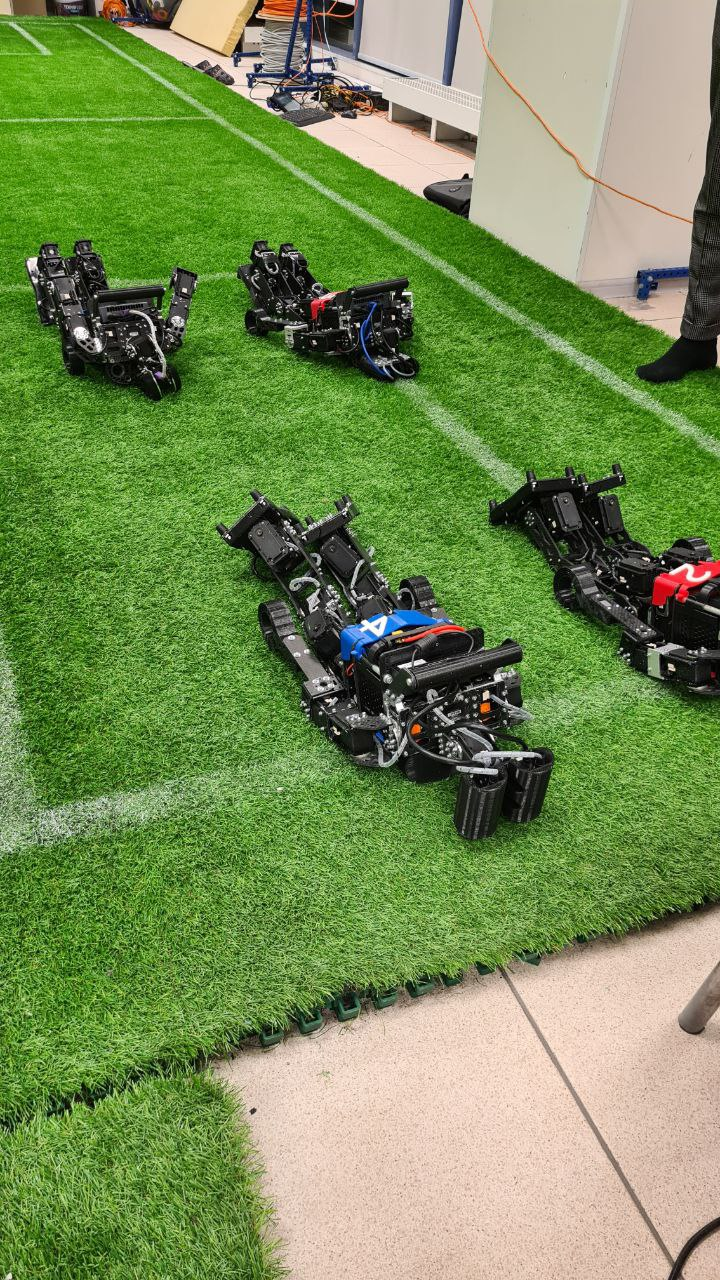
#> input picture homework/sahrs_on_the_field.jpg, 720 x 1280 px
$ jupyter execute --allow-errors cv_hw2_ipynb.ipynb   (shell and % lines are left out)
#> lines starting #> are read from the running program, lines starting #| are printed output that depends on the picture; after the words box and inside, x2 and y2 are one past the last pixel; in counts of white or black regions, pixels touching at a corner belong together
<a href="https://colab.research.google.com/github/naoresh/robofootball/blob/cv_hw/homework/cv_hw2_ipynb.ipynb" target="_parent"></a>

# Домашее задание 2

В домашнем задании по классическому зрению мы продолжим работать с естественными изображениями. На этот раз нас будет интересовать изображение *sahrs_on_the_field.jpg*, лежащее в репозитории рядом с ноутбуком. Задание посвящено обработке бинарной маски. Оно состоит из трех частей, начиная с совсем простого и заканчивая тем, которому наверняка нужно будет посвятить некоторое время.

- Загрузите изображение и переведите его в цветовое пространство HSV

- Настройте цветовой фильтр на лежащих на поле роботов. Скорее всего маска получится изрядно зашумленной. Удалите шум с помощью морфологических операций, выводя все промежуточные этапы на экран. Морфологических операций на самом деле много, рекомендуем к чтению документацию https://docs.opencv.org/4.x/d9/d61/tutorial_py_morphological_ops.html

- Удалите шум с помощью фильтрации связных компонент, пользуясь указаниями в первом ответе по ссылке https://stackoverflow.com/questions/35854197/how-to-use-opencvs-connectedcomponentswithstats-in-python

После выполнения закоммитьте задание в ветку *cv_hw* в своем репозитории.

[cell 1]
from google.colab import drive
drive.mount('/content/drive')

[cell 2]
import cv2
import time
import math
from ipywidgets import interactive
import matplotlib.pyplot as plt
import numpy as np

WIND_X = 800
WIND_Y = 500

#canvas = np.ones((WIND_X, WIND_Y, 3), np.uint8) * 50

canvas = cv2.imread("sahrs_on_the_field.jpg")# [100:500, 200:300, :]
#> canvas is the input picture: shape (1280, 720, 3); mean B, G, R 83.8, 141.6, 117.9

#plt.pause(0.05)
#plt.clf()

[cell 3]
print(canvas.shape, type(canvas[0, 0, 0]))
#| (1280, 720, 3) <class 'numpy.uint8'>

[cell 4]
img = cv2.cvtColor(canvas, cv2.COLOR_BGR2RGB)
kernel = np.ones((5,5),np.uint8)


#print(img.shape)

plt.figure(figsize=(12, 11))

#color scheme (gray)
plt.imshow(img)
plt.show()

mask = cv2.inRange(img, (120, 130, 80), (230, 250, 200))
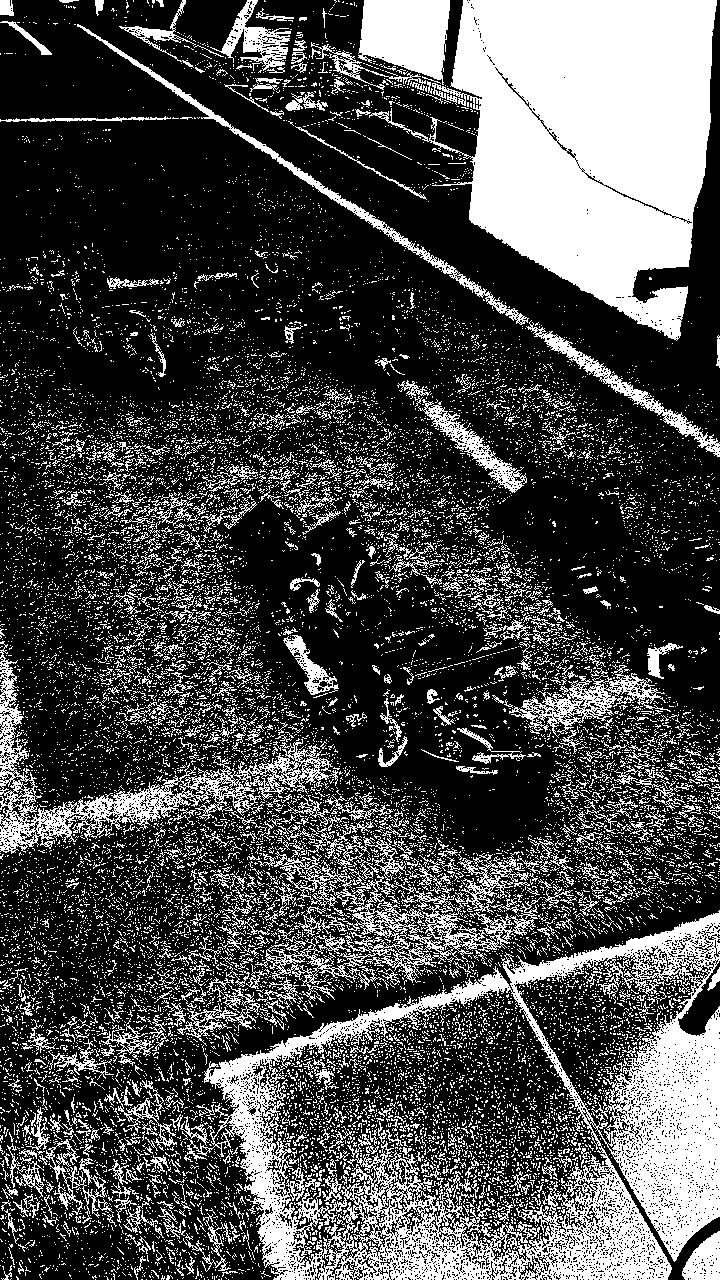
#> mask: shape (1280, 720); 29% white; 18699 white regions (17858 under 20 px), largest, box (x1, y1, x2, y2) and area: (369, 0, 717, 341) 66276, (184, 910, 720, 1280) 58430, (0, 641, 338, 854) 9683
#> the sliders are set to rl = 127, gl = 127, bl = 127, rh = 127, gh = 127, bh = 127

# [4 lines of commented-out code are left out]

plt.figure(figsize=(12, 11))
plt.imshow(mask, cmap="gray")
plt.show()

[cell 5]
import cv2
import time
import math
from ipywidgets import interactive
import matplotlib.pyplot as plt
import numpy as np

def f(rl, gl, bl, rh, gh, bh):
    # [5 lines of commented-out code are left out]

#> called with rl = 127, gl = 127, bl = 127, rh = 127, gh = 127, bh = 127
    mask = cv2.inRange(img, (rl, gl, bl), (rh, gh, bh))
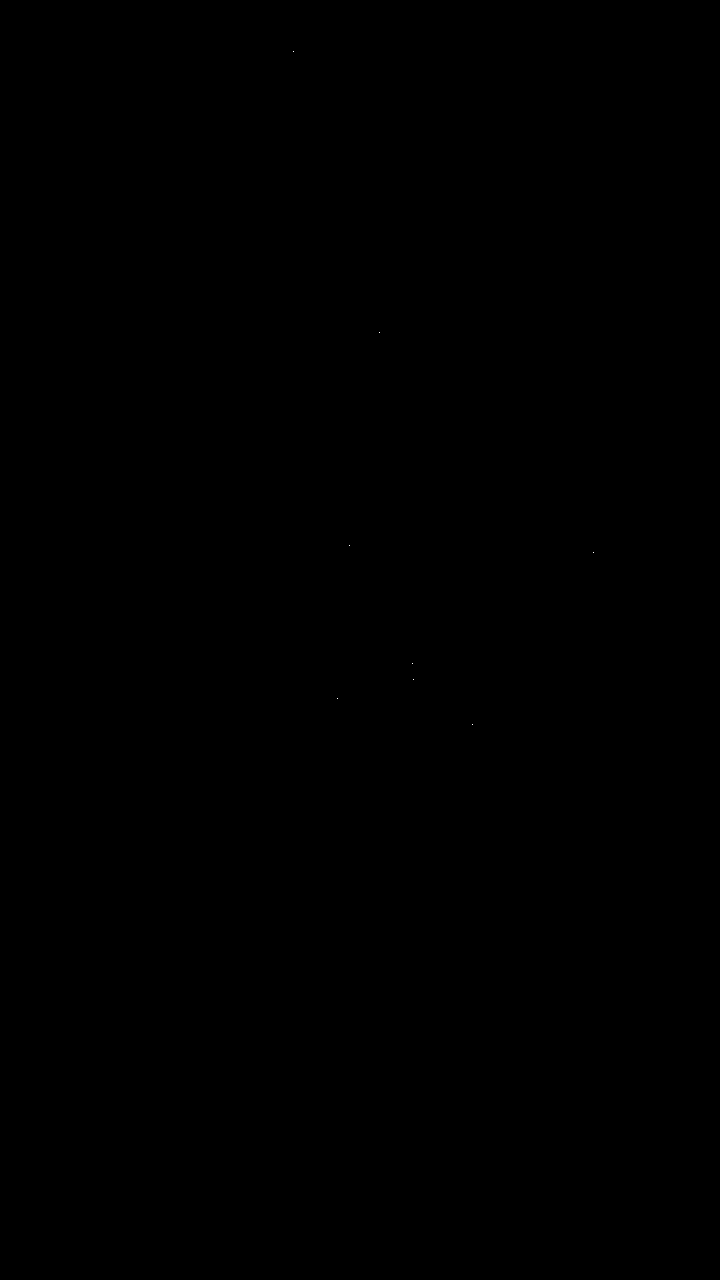
#> mask: shape (1280, 720); 0% white in thin lines or dots, all inside (x1, y1, x2, y2) = (293, 51, 594, 725)

    plt.figure (figsize=(12, 10))
    plt.imshow (mask, cmap="gray")
    plt.show ()
    plt.pause (0.05)
    plt.clf ()

interactive_plot = interactive(f, rl = (0, 255, 1), gl = (0, 255, 1), bl = (0, 255, 1),
                                  rh = (0, 255, 1), gh = (0, 255, 1), bh = (0, 255, 1))

#> (the rest of this cell did not finish here and is left out)
